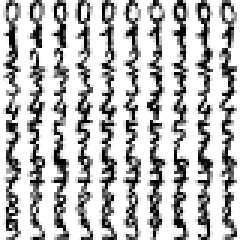
#> input picture Programming/JupyterLab/Python-for-DS-AI/resources/digits.png, 80 x 80 px (shown 3 times larger)
$ jupyter execute --allow-errors 'Assignment 2 - Numpy - Answer.ipynb'
#> lines starting #> are read from the running program, lines starting #| are printed output that depends on the picture
# Assignment 2 - Answer

[cell 1]
import numpy as np
from numpy import genfromtxt

1. <code>np.array([True, 1, 2]) + np.array([3, 4, False]) == which one?
    a. np.array([True, 1, 2, 3, 4, False])
    b. np.array([4, 3, 0]) + np.array([0, 2, 2])
    c. np.array([1, 1, 2]) + np.array([3, 4, -1])
    d. np.array([0, 1, 2, 3, 4, 5])</code>

[cell 2]
# Answer c

2. Create a 2d array with 1 on the border and 0 inside

[cell 3]
# Your code here
Z = np.ones((10,10))
Z[1:-1,1:-1] = 0
print(Z)

3. somehow, your $y$ comes in 2D, as we know, in scikit learn, it needs a 1D $y$, in the shape of <code>(samples, )</code>.  Convert this $y$ into 1D
<code>y = np.array([[3, 2, 3, 4, 5]])</code>

[cell 4]
y = np.array([[3, 2, 3, 4, 5]])

# Your code here
print(y.shape)
print(y.reshape(y.shape[1]).shape)

#or we can use squeeze
print(np.squeeze(y).shape)

4. Given the following array
<code>celsius_fahrenheit = np.array([10, 50, 15, 59, 5, 42])</code>.  Convert them to a 2d array with first col as celsius and second col as fahrenheit

[cell 5]
celsius_fahrenheit = np.array([10, 50, 15, 59, 5, 42])

# Your code here
c_f = np.reshape(celsius_fahrenheit, (3, int(celsius_fahrenheit.shape[0]/3)))
print(c_f)

5. Given the 3D temperature field and 1-D pressure coordinates below, calculate: $$T\exp(P/1000)$$ You will need to use broadcasting to make the arrays compatible.

<code>pressure = np.array([1000, 850, 500, 300])
temps = np.linspace(20, 30, 24).reshape(4, 3, 2)
print(temps.shape)</code>

[cell 6]
pressure = np.array([1000, 850, 500, 300])
temps = np.linspace(20, 30, 24).reshape(4, 3, 2)
print("Pressure shape: ", pressure.shape)

# Your code here
#to make pressure compatible, we can simply add 1
new_pressure = pressure[:, np.newaxis, np.newaxis]
#new_pressure = np.reshape(pressure, (4, 1, 1))  #can equally do this
temps * np.exp(new_pressure/ 1000)

6. Given following arrays:

<code>array3d = np.array([[[ 0,  1,  2],
                     [ 3,  4,  5],
                     [ 6,  7,  8]],
                    [[ 9, 10, 11],
                     [12, 13, 14],
                     [15, 16, 17]],
                    [[18, 19, 20],
                     [21, 22, 23],
                     [24, 25, 26]]])
</code>

Index into the 3d array to produce the followings 4 arrays

<code>array([[ 2,  5,  8],
       [11, 14, 17],
       [20, 23, 26]])
array([[ 3,  4,  5],
       [12, 13, 14]])
array([2, 5])
array([[11, 10,  9],
       [14, 13, 12],
       [17, 16, 15]])
</code>

[cell 7]
array3d = np.array([[[ 0,  1,  2],
                     [ 3,  4,  5],
                     [ 6,  7,  8]],
                    [[ 9, 10, 11],
                     [12, 13, 14],
                     [15, 16, 17]],
                    [[18, 19, 20],
                     [21, 22, 23],
                     [24, 25, 26]]])

# Your code here
print(array3d[:, :, -1])
print(array3d[:2, 1, :])
print(array3d[0, :2, -1])
print(array3d[1, :, ::-1])

7. Given the following arrays:

<code>#unit is power measured in volts (value is mock)
eeg1 = np.array([[1, 19, 3], [3, 2, 10], [30, 2, 8]])
marker1 = np.array(1)  #cat
eeg2 = np.array([[3, 6, 9], [8, 2, 3], [4, 5, 9]])
marker2 = np.array(2) #dog
eeg3 = np.array([[1, 2, 10], [15, 2, 3], [6, 2, 1]])
marker3 = np.array(1)  #cat
all_eeg = []
all_eeg.append([eeg1, marker1])
all_eeg.append([eeg2, marker2])
all_eeg.append([eeg3, marker3])
all_eeg_numpy = np.array(all_eeg)
print("All eeg numpy: ", all_eeg_numpy)
print("All eeg numpy shape: ", all_eeg_numpy.shape)
</code>

Compare whether marker of 1 (i.e., cat) has an average power higher than 2 across all channels (i.e., dog). Use all_eeg_numpy, assuming that eeg and marker are not given.

Hint: First you want to get eeg belonging to only 1 and 2.  Then perform np.mean across all eeg signals sharing same markers, then np mean across all channels, i.e., column wise.

[cell 8]
eeg1 = np.array([[1, 19, 3], [3, 2, 10], [30, 2, 8]])
marker1 = np.array(1)  #cat
eeg2 = np.array([[3, 6, 9], [8, 2, 3], [4, 5, 9]])
marker2 = np.array(2) #dog
eeg3 = np.array([[1, 2, 10], [15, 2, 3], [6, 2, 1]])
marker3 = np.array(1)  #cat
all_eeg = []
all_eeg.append([eeg1, marker1])
all_eeg.append([eeg2, marker2])
all_eeg.append([eeg3, marker3])

#> (the rest of this cell did not finish here and is left out)

8. let $x$ be 111 points from 1 to 100, and y be $f(x)$ of $sin$, $cos$, $exp$ and $log$.  Construct $x$ and $y$.  Then use the following function to plot $x$, and $y$

<code>import matplotlib as plt
plt.plot(x,y )
plt.title("Any title",fontsize=16)</code>

[cell 9]
import matplotlib.pyplot as plt
import numpy as np

# Your code here

x = np.linspace(1, 100, 111)
functions = [np.sin(x), np.cos(x), np.exp(x), np.log(x)]
titles = ['Sine', 'Cosine', 'Exponential', 'Log']

plt.figure(figsize=(7,7))

for ix, function in enumerate(functions):
    plt.subplot(2, 2, ix + 1)
    plt.plot(x, function)
    plt.title(titles[ix],fontsize=16)
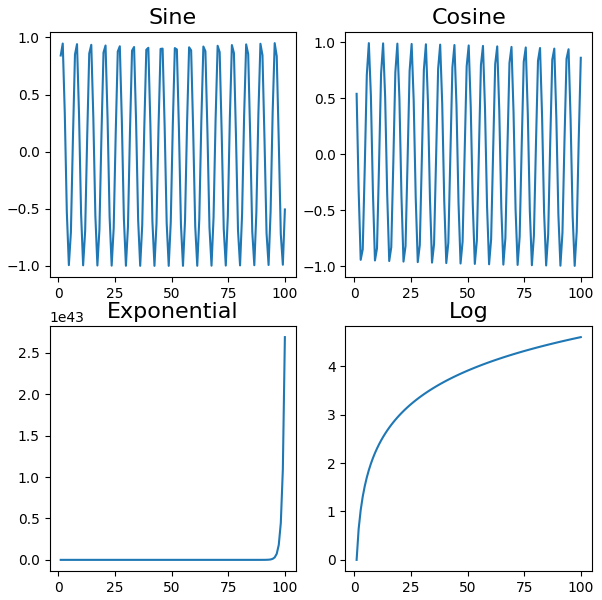
#> figure drawn by matplotlib, 4 panels; panel 1: curve peaks at x = 95.5, y = 0.95; panel 2: curve peaks at x = 6.4, y = 0.993; panel 3: curve peaks at x = 100, y = 2.69e+43; panel 4: curve peaks at x = 100, y = 4.61

9. Let's compute distance between all pairs of X, Y, total of 10 points:

<code>coordinates = np.random.rand(10, 2)
X, Y = coordinates[:, 0], coordinates[:, 1]
import matplotlib.pyplot as plt
plt.scatter(X, Y, s=100)</code>

Then, find the closest neighbor for the fourth points (index 3)

[cell 10]
import numpy as np
coordinates = np.random.randint(10, size = (10, 2))
print(coordinates)
X, Y = coordinates[:, 0], coordinates[:, 1]

import matplotlib.pyplot as plt
plt.scatter(X, Y, s=100)

# Your code here

#we first create a new axis, in which
#X.T can be transposed and broadcasted
X = X[np.newaxis, :]
# print("X: ", X)  #now the shape is (1,10)
# print("X.T: ", X.T)  #(10, 1)

#given 1, 10, and 10, 1, they will be broadcasted in different dir
x_squared_diff = (X - X.T)**2
# print("x_squared_diff: ", (X - X.T).shape)

##similar to Y
Y = Y[np.newaxis, :]
# print("Y: ", Y)
# print("Y.T: ", Y.T)

y_squared_diff = (Y - Y.T)**2
# print("y_squared_diff: ", (Y - Y.T).shape)

D = np.sqrt(x_squared_diff+y_squared_diff)
# print("Distance: ", D)

# print("Distance: ", D)
print("Nearest neighbor: ", np.argsort(D, axis=1))
#since itself is nearest neighbors, it's no surprise
#that itself is the index for the first column
#what we are interested is the second column for fourth point
print("Nearest point for fourth point: ", np.argsort(D[3])[1])
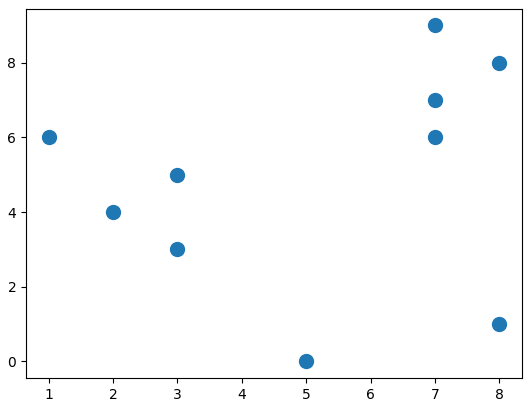
#> figure drawn by matplotlib, 1 panel

10. given following vector
<code>u = np.array([2, 5])</code>
find the norm

## Norm
The norm of a vector $\textbf{u}$, noted $\left \Vert \textbf{u} \right \|$, is a measure of the length (a.k.a. the magnitude) of $\textbf{u}$. There are multiple possible norms, but the most common one (and the only one we will discuss here) is the Euclidian norm, which is defined as:

$\left \Vert \textbf{u} \right \| = \sqrt{\sum_{i}{\textbf{u}_i}^2}$

We could implement this easily in pure python, recalling that $\sqrt x = x^{\frac{1}{2}}$

[cell 11]
u = np.array([2, 5])
# Your code here

def vector_norm(vector):
    squares = [element**2 for element in vector]
    return sum(squares)**0.5

print("||", u, "|| =")
vector_norm(u)

#we can also use numpy.linalg

import numpy.linalg as LA
LA.norm(u)

11. Given the following data, find the pairwise distance of X which is basically euclidean distance of each point to every point

<code>
X = np.arange(6).reshape((3, 2))
print("Input data: ", X)
</code>

[cell 12]
X = np.arange(6).reshape((3, 2))
print("Input data: ", X)
# Your code here


from scipy.spatial.distance import pdist, squareform

#scipy way
sq = pdist(X, 'sqeuclidean')
print("Square distance: ", sq)
some_mat = squareform(sq)
print("Matrix form: ", some_mat)

#basically it is just (x - x')^2 along the columns (feature space)

#numpy way
print("Numpy: ", ((X[:, np.newaxis, :] - X[np.newaxis, :, :]) ** 2).sum(2))

#sklearn way
from sklearn import metrics
m = metrics.pairwise_distances(X, X)
print("Sklearn way: ", m**2)

12. <code>baseball = genfromtxt('resources/baseball.csv', delimiter=',',
                      encoding="utf-8", dtype=None)
print("Fields: ", baseball[0])
print("First name: ", baseball[1][0])
print("First name: ", baseball[1][0], " has a weight of",
      baseball[1][4]) </code>

- find out all unique team
- find out all unique position
- average height by team and position (sorted descending)

#> (a cell that did not finish here is left out)

13. <code> fifa = genfromtxt('resources/fifa.csv', delimiter=',',
                      encoding="utf-8", dtype=None)
print("Fields: ", fifa[0]) </code>

we are scouts who want strikers/forward (A) with left foot, with height
more than 190, with shooting over 75.  Basically, he should be able
to both shoot and head!

#> (a cell that did not finish here is left out)

14.Create a function that compute moving average using a sliding
window over a list.  You may want to perform a bit of research what is moving average

For example, <code>moving_average([1,2,5,10], n=2)</code> should produce

        [1.5 3.5 7.5]

[cell 15]
data = [1, 2, 5, 10]

# Your code here

def moving_average(a, n=3) :
    ret = np.cumsum(a, dtype=float)
    #we modify [n:] so that it only contains first previous n values accumulation
    ret[n:] = ret[n:] - ret[:-n]
    #we ignore n-1 value since they cannot calculate moving average
    return ret[n - 1:] / n

print(moving_average([1,2,5,10], n=2))

#we can also use numpy.convolve
def moving_average_convolve(data, n=3):
    weights = np.ones(n) / n
    #mode='valid' make sure our value lies where signal overlap completely
    #Basically, mode ‘valid’ returns output of length max(len(weights), len(data)) - min(len(weights), len(data)) + 1
    #4-2+1 = 3, thus the resulting list is of length 3
    return np.convolve(data, weights, mode='valid')

print(moving_average_convolve(data, n=2))

#convolve basically do this:
'''
 [1,   2,   5,  10]
 [0.5, 0.5]            #(actually need to reverse this, but reverse of it look the same) #without reverse, we call correlation
  -->  1*0.5 + 2*0.5 = 1.5

 [1,   2,   5,  10]
     [0.5, 0.5]            #(actually need to reverse this, but reverse of it look the same) #without reverse, we call correlation
  2*0.5 + 5*0.5 = 3.5

  [1,   2,   5,  10]
           [0.5, 0.5]            #(actually need to reverse this, but reverse of it look the same) #without reverse, we call correlation
  5*0.5 + 10*0.5 = 7.5

Explanation:
The running mean is a case of the mathematical operation of convolution.
For the running mean, you slide a window along the input and compute the mean of the window's contents.
For discrete 1D signals, convolution is the same thing, except instead of the mean you compute an arbitrary
linear combination, i.e. multiply each element by a corresponding coefficient and add up the results.
Those coefficients, one for each position in the window, are sometimes called the convolution kernel. \
Now, the arithmetic mean of N values is (x_1 + x_2 + ... + x_N) / N, so the corresponding kernel
is (1/N, 1/N, ..., 1/N), and that's exactly what we get by using np.ones((N,))/N.

Convolution is very very essential in many areas, such as fourier transform for eeg signals or image filtering
In fourier transform, you can think of first vector as composed signal, and second vector
is a sinusoidal curve function of a particular frequency, by convoluting them together,
you can get the signal with only that particular frequency.  Think of music, by convoluting
it with frequency 1-10Hz, you get only the sound with 1-10hz (just like what you do in a video-editing progrma)
'''

15. <code>#Read a digits image and split it up in different training examples
import cv2
import matplotlib.pyplot as plt
img = cv2.imread('resources/digits.png', 0)
plt.imshow(img)
print(img.shape)</code>

- first, our img is a numpy array, attempt to break into 100 letters

- commonly, we break our dataset to training and testing set.  If our dataset is small, then probably testing should be around 30% then the rest is training set.  When our dataset is really big, 5% for testing set suffice.  Here our dataset is quite small, so attempt to break into 30% testing set, and 70% training set. Result should be X_train, X_test, y_train, y_test.  Code from scratch!

[cell 16]
#Read a digits image and split it up in different training examples
import cv2
import matplotlib.pyplot as plt

#0 means gray scale
img = cv2.imread('../resources/digits.png', 0)
#> img is the input picture: shape (80, 80); min 0, max 255, mean 184.5
plt.imshow(img)

print(img.shape)
#| (80, 80)

# Your code here

#img is a numpy array, attempt to break into 100 letters

X = []
#8 pixels for each letter since  80 pixels /10 letters = 8
for i in range(0, img.shape[0], 8):
    for j in range(0, img.shape[1], 8):
        X.append(img[i:i+8, j:j+8])
#> after the loop, X = 100 items

X = np.array(X)

#view the first 0
plt.imshow(X[0])

#view the last 9 of the last column
#plt.imshow(data[99])

#commonly, we break our dataset to training and testing set
#if our dataset is small, then probably testing should be around 30% then the rest is training set
#if our dataset is really big, 5% for testing set suffice
#here our dataset is quite small, so attempt to break into 30% testing set, and 70%training set
#result should be X_train, X_test, y_train, y_test
#Code from scratch!

y = np.zeros(X.shape[0])
#> y = 100 values from 0 to 0
for idx, i in enumerate(range(10, y.shape[0], 10)):
    y[i:i+10] = idx + 1
#> after the loop, y = 100 values from 0 to 9

def test_train_split(X, y, size=0.3):
    #do some shuffling
#> called with X = array of shape (100, 8, 8), y = array of shape (100,), size = 0.3
    assert len(X) == len(y)
    shuffle_X = np.empty(X.shape, dtype=X.dtype)
    shuffle_y = np.empty(y.shape, dtype=y.dtype)
#> shuffle_y = 100 values from 0 to 9
    permutation = np.random.permutation(len(X))
#> permutation = 100 values, max 99 at index 16, min 0 at index 69, mean 49.5
    for old_idx, new_idx in enumerate(permutation):
        shuffle_X[new_idx] = X[old_idx]
        shuffle_y[new_idx] = y[old_idx]
#> this loop made 100 passes
#> new_idx on passes 1 to 12: 8, 50, 43, 24, 63, 98, 54, 90, 7, 70, 10, 71
#> after the loop, shuffle_y = 100 values, max 9 at index 9, min 0 at index 7, mean 4.5

    #get split index and slice
    idx = int(X.shape[0] * size)
#> idx = 30
    X_train, X_test = shuffle_X[:idx], shuffle_X[idx:]
    y_train, y_test = shuffle_y[:idx], shuffle_y[idx:]
#> y_train = 30 values, max 9 at index 9, min 0 at index 7, mean 4.43; y_test = 70 values, max 9 at index 7, min 0 at index 13, mean 4.53
    return X_train, X_test, y_train, y_test

X_train, X_test, y_train, y_test = test_train_split(X, y, size=0.3)
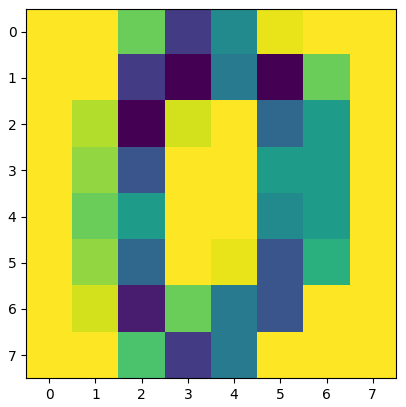
#> figure drawn by matplotlib, 1 panel

16. Create a set of 100 points that follow the function

$$f(x) = 0.5x + 1$$

- first, add gaussian white noise to the result using np.random.normal
- second, use polyfit to fit the results in a line and plot them using
  <code>
import matplotlib.pyplot as plt
plt.plot(X, y, 'b.')  #blue dots
plt.plot(X, coeff[1] + coeff[0]*X, 'r')  #overlay the line</code>
- third, perform linear regression with ordinary least squares using the closed-form expression matrix formula $$\mathbf{w} = (\mathbf{X}^{\rm T}\mathbf{X})^{-1} \mathbf{X}^{\rm T}\mathbf{y}$$  See whether we can get back the coefficients 1 and 0.5.  FYI: To invert a matrix, use <code>np.linalg.inv</code>

[cell 17]
# Your code here

# Create a set of 100 points that follow the function
#                      f(x) = 0.5x + 1

import matplotlib.pyplot as plt
import numpy as np

X = np.linspace(1, 10, 1000)

#then add gaussian white noise to the result using np.random.normal
def f(X):
    return 0.5*X + 1 + np.random.normal(size=X.shape[0])

y = f(X)

#use polyfit fo fit the results in a line and plot them
coeff = np.polyfit(X, y, 1)  #1 for linear reg
plt.plot(X, y, 'b.')  #blue dots
plt.plot(X, coeff[1] + coeff[0]*X, 'r')  #overlay the line

#for the sake of practice
#let's perform linear regression with ordinary least squares using
#the closed-form expression matrix formula.  See whether we
#can get back the coefficients 1 and 0.5
#FYI: To invert a matrix, use np.linalg.inv
#for the marix formula, it's (X.T dot X)^-1 dot X.T dot Y
#or see https://en.wikipedia.org/wiki/Linear_regression
def linear_reg(X, y):
    return np.linalg.inv(X.T.dot(X)).dot(X.T).dot(y)

#make X in the form of (samples, features)
X = X[:, np.newaxis]

#add intercept to X
intercept = np.ones((X.shape[0], 1))
X = np.concatenate((intercept, X), axis=1)

#now our X is in the form, so that it can be multiplied with weights
#[ 1  x1
#  1  x2
#  1  x3
#  1  x4
# .
# .       ] *  [WeightforB0,
#                WeightforB1]

#if you do not understand this part, see
##https://en.wikipedia.org/wiki/Design_matrix

weights = linear_reg(X, y)
print("Weights: ", weights)  #yay, seems like our 0.9 is close to 1, and 0.515 is close to 0.5
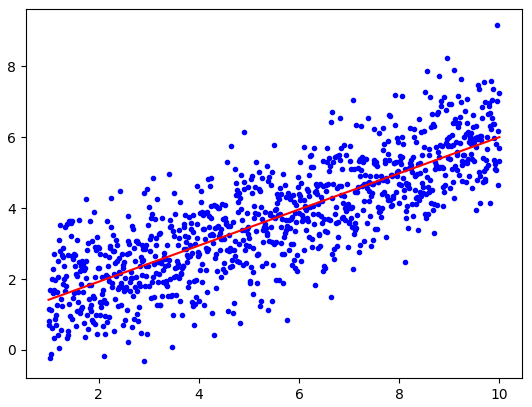
#> figure drawn by matplotlib, 1 panel; curve peaks at x = 9.95, y = 9.15; curve peaks at x = 10, y = 6
